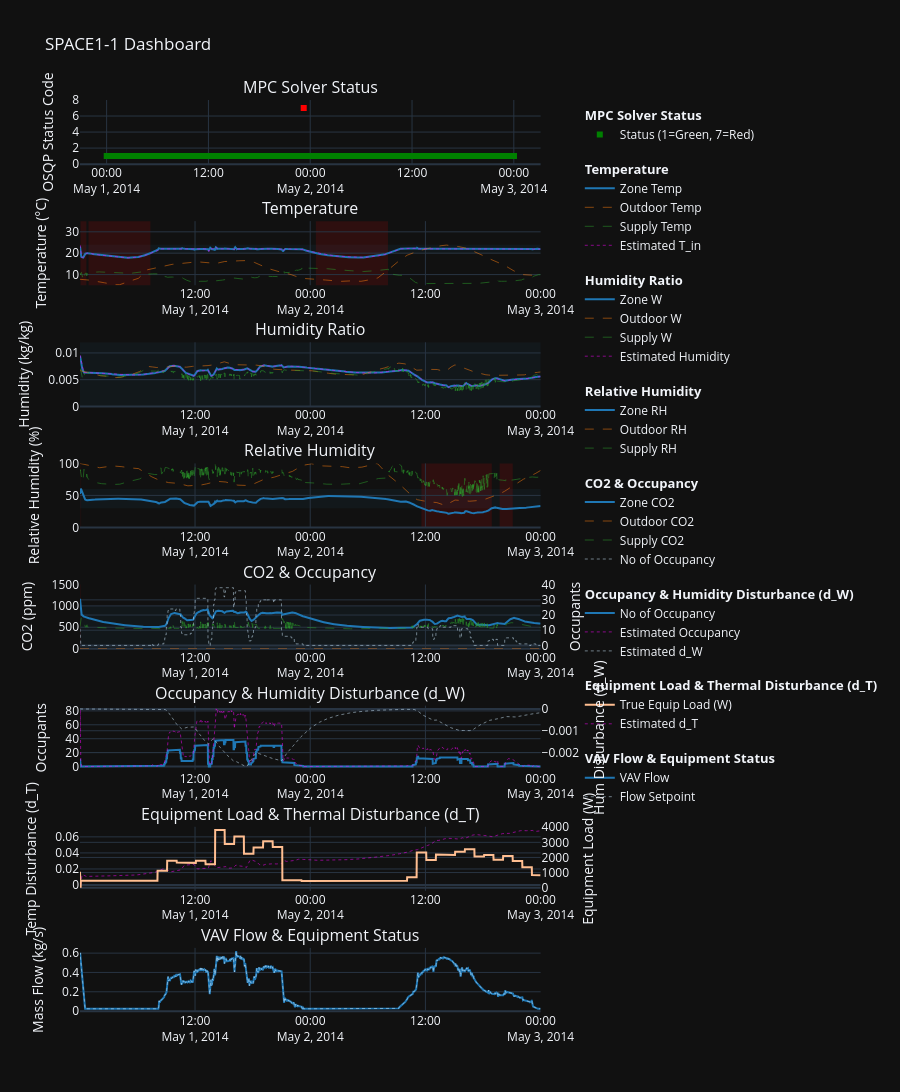

This figure's notebook cell:
### Code cell
# ZONE PLOT
for i in ZONES:
    zone = i

    config = [
        {
            "title": "MPC Solver Status",
            "y_label": "OSQP Status Code",
            "y_range": [0, 8],
            "traces": [
                {
                    "col": f"{zone}_MPC_Status", 
                    "name": "Status (1=Green, 7=Red)",
                    "type": "status",
                    "colorscale": [[0.0, "green"], [0.5, "yellow"], [1.0, "red"]],
                    "cmin": 1,
                    "cmax": 7
                }
            ]
        },
        {
            "title": f"Temperature",
            "y_label": "Temperature (°C)",
            "y_range": [5, 35],
            "expected_range": [20, 24], 
            "eval_col": f"{zone}_Temp_C",   # <--- Added this to trigger red highlights
            "range_color": "rgba(52, 152, 219, 0.05)",
            "expected_label": "Comfort Zone",
            "traces": [
                {"col": f"{zone}_Temp_C", "source": "Zone",    "name": "Zone Temp"},
                {"col": "Out_Temp_C",     "source": "Outside", "name": "Outdoor Temp"},
                {"col": "Fan_Out_Temp_C", "source": "Supply",  "name": "Supply Temp"},
                {"col": f"{zone}_EKF_x_T_in",   "source": "EKF",     "name": "Estimated T_in"},
            ]
        },
        {
            "title": f"Humidity Ratio",
            "y_label": "Humidity (kg/kg)",
            "expected_range": [0, 0.012],
            "eval_col": f"{zone}_W_kg_kg",   # <--- ADDED THIS LINE to trigger red highlight
            "range_color": "rgba(52, 152, 219, 0.05)",
            "expected_label": "Target W Band",
            "traces": [
                {"col": f"{zone}_W_kg_kg", "source": "Zone",    "name": "Zone W"},
                {"col": "Out_W_kg_kg",     "source": "Outside", "name": "Outdoor W"},
                {"col": "Fan_Out_W_kg_kg", "source": "Supply",  "name": "Supply W"},
                {"col": f"{zone}_EKF_x_W_in",   "source": "EKF",     "name": "Estimated Humidity"},
            ]
        },
        {
            "title": f"Relative Humidity",
            "y_label": "Relative Humidity (%)",
            "y_range": [0, 100],
            "expected_range": [30, 60],
            "eval_col": f"{zone}_RH_pct",   # <--- Added this to trigger red highlights
            "range_color": "rgba(52, 152, 219, 0.05)",
            "expected_label": "Target RH Band",
            "traces": [
                {"col": f"{zone}_RH_pct", "source": "Zone",    "name": "Zone RH"},
                {"col": "Out_RH_pct",     "source": "Outside", "name": "Outdoor RH"},
                {"col": "Fan_Out_RH_pct", "source": "Supply",  "name": "Supply RH"},
            ]
        },
        {
            "title": f"CO2 & Occupancy",
            "y_label": "CO2 (ppm)",
            "secondary_y_label": "Occupants",  
            "y_range": [0, 1500],
            "expected_range": [0, 1000],
            "eval_col": f"{zone}_CO2_ppm",  # <--- Added this to trigger red highlights
            "expected_label": "Acceptable CO2",
            "range_color": "rgba(52, 152, 219, 0.05)",
            "traces": [
                {"col": f"{zone}_CO2_ppm", "source": "Zone",    "name": "Zone CO2"},
                {"col": "Out_CO2_ppm",     "source": "Outside", "name": "Outdoor CO2"},
                {"col": "Fan_Out_CO2_ppm", "source": "Supply",  "name": "Supply CO2"},
                {"col": f"{zone}_Occupants", "source": "Setpoint",  "name": "No of Occupancy", "secondary_y": True}, 
            ]
        },
        {
            "title": f"Occupancy & Humidity Disturbance (d_W)",
            "y_label": "Occupants",  
            "secondary_y_label": "Hum Disturbance (d_W)",
            "traces": [
                {"col": f"{zone}_Occupants", "source": "Zone",  "name": "No of Occupancy"}, 
                {"col": f"{zone}_EKF_x_N_occ",  "source": "EKF",     "name": "Estimated Occupancy"},
                {"col": f"{zone}_EKF_x_d_W",    "source": "Setpoint",  "name": "Estimated d_W", "secondary_y": True},
            ]
        },
        {
            "title": "Equipment Load & Thermal Disturbance (d_T)",
            "y_label": "Temp Disturbance (d_T)",
            "secondary_y_label": "Equipment Load (W)",
            "traces": [
                {"col": f"{zone}_EquipLoad_W",  "source": "Other_1",  "name": "True Equip Load (W)", "secondary_y": True},
                {"col": f"{zone}_EKF_x_d_T",    "source": "EKF",     "name": "Estimated d_T"},
            ]
        },
        {
            "title": f"VAV Flow & Equipment Status",
            "y_label": "Mass Flow (kg/s)", 
            "secondary_y_label": "Power (W) / Temp (°C)",
            "traces": [
                {"col": f"{zone}_VAV_Flow_kg_s", "source": "Zone",     "name": "VAV Flow"},
                {"col": f"{zone}_Flow_SP_kg_s",  "source": "Setpoint", "name": "Flow Setpoint"},
            ]
        },
    ]

    fig = build_zone_subplots(df, zone, config)
    fig.show()

### Figure 1 — Plotly figure (JSON) as saved in the notebook; plotly's stock layout.template omitted (floating-point values rounded to 4 significant figures; data arrays with more than 128 entries replaced by an {"elided": "..."} marker saying what was removed)
{"data": [{"legendgroup": "1", "legendgrouptitle": {"text": "<b>MPC Solver Status</b>"}, "marker": {"cmax": 7, "cmin": 1, "color": {"elided": "2880 int values"}, "colorscale": [[0, "green"], [0.5, "yellow"], [1, "red"]], "size": 6, "symbol": "square"}, "mode": "markers", "name": "Status (1=Green, 7=Red)", "type": "scatter", "x": {"elided": "2880 str values"}, "xaxis": "x", "y": {"elided": "2880 int values"}, "yaxis": "y"}, {"legendgroup": "2", "legendgrouptitle": {"text": "<b>Temperature</b>"}, "line": {"color": "#1f77b4", "dash": "solid", "width": 2}, "name": "Zone Temp", "type": "scatter", "x": {"elided": "2880 str values"}, "xaxis": "x2", "y": {"elided": "2880 float values"}, "yaxis": "y3"}, {"legendgroup": "2", "legendgrouptitle": {"text": "<b>Temperature</b>"}, "line": {"color": "#ff7f0e", "dash": "dash", "width": 0.5}, "name": "Outdoor Temp", "type": "scatter", "x": {"elided": "2880 str values"}, "xaxis": "x2", "y": {"elided": "2880 float values"}, "yaxis": "y3"}, {"legendgroup": "2", "legendgrouptitle": {"text": "<b>Temperature</b>"}, "line": {"color": "#2ca02c", "dash": "dash", "width": 0.5}, "name": "Supply Temp", "type": "scatter", "x": {"elided": "2880 str values"}, "xaxis": "x2", "y": {"elided": "2880 float values"}, "yaxis": "y3"}, {"legendgroup": "2", "legendgrouptitle": {"text": "<b>Temperature</b>"}, "line": {"color": "#FF00FF", "dash": "dot", "width": 0.5}, "name": "Estimated T_in", "type": "scatter", "x": {"elided": "2880 str values"}, "xaxis": "x2", "y": {"elided": "2880 float values"}, "yaxis": "y3"}, {"legendgroup": "3", "legendgrouptitle": {"text": "<b>Humidity Ratio</b>"}, "line": {"color": "#1f77b4", "dash": "solid", "width": 2}, "name": "Zone W", "type": "scatter", "x": {"elided": "2880 str values"}, "xaxis": "x3", "y": {"elided": "2880 float values"}, "yaxis": "y5"}, {"legendgroup": "3", "legendgrouptitle": {"text": "<b>Humidity Ratio</b>"}, "line": {"color": "#ff7f0e", "dash": "dash", "width": 0.5}, "name": "Outdoor W", "type": "scatter", "x": {"elided": "2880 str values"}, "xaxis": "x3", "y": {"elided": "2880 float values"}, "yaxis": "y5"}, {"legendgroup": "3", "legendgrouptitle": {"text": "<b>Humidity Ratio</b>"}, "line": {"color": "#2ca02c", "dash": "dash", "width": 0.5}, "name": "Supply W", "type": "scatter", "x": {"elided": "2880 str values"}, "xaxis": "x3", "y": {"elided": "2880 float values"}, "yaxis": "y5"}, {"legendgroup": "3", "legendgrouptitle": {"text": "<b>Humidity Ratio</b>"}, "line": {"color": "#FF00FF", "dash": "dot", "width": 0.5}, "name": "Estimated Humidity", "type": "scatter", "x": {"elided": "2880 str values"}, "xaxis": "x3", "y": {"elided": "2880 float values"}, "yaxis": "y5"}, {"legendgroup": "4", "legendgrouptitle": {"text": "<b>Relative Humidity</b>"}, "line": {"color": "#1f77b4", "dash": "solid", "width": 2}, "name": "Zone RH", "type": "scatter", "x": {"elided": "2880 str values"}, "xaxis": "x4", "y": {"elided": "2880 float values"}, "yaxis": "y7"}, {"legendgroup": "4", "legendgrouptitle": {"text": "<b>Relative Humidity</b>"}, "line": {"color": "#ff7f0e", "dash": "dash", "width": 0.5}, "name": "Outdoor RH", "type": "scatter", "x": {"elided": "2880 str values"}, "xaxis": "x4", "y": {"elided": "2880 float values"}, "yaxis": "y7"}, {"legendgroup": "4", "legendgrouptitle": {"text": "<b>Relative Humidity</b>"}, "line": {"color": "#2ca02c", "dash": "dash", "width": 0.5}, "name": "Supply RH", "type": "scatter", "x": {"elided": "2880 str values"}, "xaxis": "x4", "y": {"elided": "2880 float values"}, "yaxis": "y7"}, {"legendgroup": "5", "legendgrouptitle": {"text": "<b>CO2 & Occupancy</b>"}, "line": {"color": "#1f77b4", "dash": "solid", "width": 2}, "name": "Zone CO2", "type": "scatter", "x": {"elided": "2880 str values"}, "xaxis": "x5", "y": {"elided": "2880 float values"}, "yaxis": "y9"}, {"legendgroup": "5", "legendgrouptitle": {"text": "<b>CO2 & Occupancy</b>"}, "line": {"color": "#ff7f0e", "dash": "dash", "width": 0.5}, "name": "Outdoor CO2", "type": "scatter", "x": {"elided": "2880 str values"}, "xaxis": "x5", "y": {"elided": "2880 float values"}, "yaxis": "y9"}, {"legendgroup": "5", "legendgrouptitle": {"text": "<b>CO2 & Occupancy</b>"}, "line": {"color": "#2ca02c", "dash": "dash", "width": 0.5}, "name": "Supply CO2", "type": "scatter", "x": {"elided": "2880 str values"}, "xaxis": "x5", "y": {"elided": "2880 float values"}, "yaxis": "y9"}, {"legendgroup": "5", "legendgrouptitle": {"text": "<b>CO2 & Occupancy</b>"}, "line": {"color": "#CFEBFF", "dash": "dot", "width": 0.5}, "name": "No of Occupancy", "type": "scatter", "x": {"elided": "2880 str values"}, "xaxis": "x5", "y": {"elided": "2880 float values"}, "yaxis": "y10"}, {"legendgroup": "6", "legendgrouptitle": {"text": "<b>Occupancy & Humidity Disturbance (d_W)</b>"}, "line": {"color": "#1f77b4", "dash": "solid", "width": 2}, "name": "No of Occupancy", "type": "scatter", "x": {"elided": "2880 str values"}, "xaxis": "x6", "y": {"elided": "2880 float values"}, "yaxis": "y11"}, {"legendgroup": "6", "legendgrouptitle": {"text": "<b>Occupancy & Humidity Disturbance (d_W)</b>"}, "line": {"color": "#FF00FF", "dash": "dot", "width": 0.5}, "name": "Estimated Occupancy", "type": "scatter", "x": {"elided": "2880 str values"}, "xaxis": "x6", "y": {"elided": "2880 float values"}, "yaxis": "y11"}, {"legendgroup": "6", "legendgrouptitle": {"text": "<b>Occupancy & Humidity Disturbance (d_W)</b>"}, "line": {"color": "#CFEBFF", "dash": "dot", "width": 0.5}, "name": "Estimated d_W", "type": "scatter", "x": {"elided": "2880 str values"}, "xaxis": "x6", "y": {"elided": "2880 float values"}, "yaxis": "y12"}, {"legendgroup": "7", "legendgrouptitle": {"text": "<b>Equipment Load & Thermal Disturbance (d_T)</b>"}, "line": {"color": "#FFBE91", "dash": "solid", "width": 2}, "name": "True Equip Load (W)", "type": "scatter", "x": {"elided": "2880 str values"}, "xaxis": "x7", "y": {"elided": "2880 float values"}, "yaxis": "y14"}, {"legendgroup": "7", "legendgrouptitle": {"text": "<b>Equipment Load & Thermal Disturbance (d_T)</b>"}, "line": {"color": "#FF00FF", "dash": "dot", "width": 0.5}, "name": "Estimated d_T", "type": "scatter", "x": {"elided": "2880 str values"}, "xaxis": "x7", "y": {"elided": "2880 float values"}, "yaxis": "y13"}, {"legendgroup": "8", "legendgrouptitle": {"text": "<b>VAV Flow & Equipment Status</b>"}, "line": {"color": "#1f77b4", "dash": "solid", "width": 2}, "name": "VAV Flow", "type": "scatter", "x": {"elided": "2880 str values"}, "xaxis": "x8", "y": {"elided": "2880 float values"}, "yaxis": "y15"}, {"legendgroup": "8", "legendgrouptitle": {"text": "<b>VAV Flow & Equipment Status</b>"}, "line": {"color": "#CFEBFF", "dash": "dot", "width": 0.5}, "name": "Flow Setpoint", "type": "scatter", "x": {"elided": "2880 str values"}, "xaxis": "x8", "y": {"elided": "2880 float values"}, "yaxis": "y15"}], "layout": {"annotations": [{"font": {"size": 16}, "showarrow": false, "text": "MPC Solver Status", "x": 0.47, "xanchor": "center", "xref": "paper", "y": 1, "yanchor": "bottom", "yref": "paper"}, {"font": {"size": 16}, "showarrow": false, "text": "Temperature", "x": 0.47, "xanchor": "center", "xref": "paper", "y": 0.8672, "yanchor": "bottom", "yref": "paper"}, {"font": {"size": 16}, "showarrow": false, "text": "Humidity Ratio", "x": 0.47, "xanchor": "center", "xref": "paper", "y": 0.7344, "yanchor": "bottom", "yref": "paper"}, {"font": {"size": 16}, "showarrow": false, "text": "Relative Humidity", "x": 0.47, "xanchor": "center", "xref": "paper", "y": 0.6016, "yanchor": "bottom", "yref": "paper"}, {"font": {"size": 16}, "showarrow": false, "text": "CO2 & Occupancy", "x": 0.47, "xanchor": "center", "xref": "paper", "y": 0.4688, "yanchor": "bottom", "yref": "paper"}, {"font": {"size": 16}, "showarrow": false, "text": "Occupancy & Humidity Disturbance (d_W)", "x": 0.47, "xanchor": "center", "xref": "paper", "y": 0.3359, "yanchor": "bottom", "yref": "paper"}, {"font": {"size": 16}, "showarrow": false, "text": "Equipment Load & Thermal Disturbance (d_T)", "x": 0.47, "xanchor": "center", "xref": "paper", "y": 0.2031, "yanchor": "bottom", "yref": "paper"}, {"font": {"size": 16}, "showarrow": false, "text": "VAV Flow & Equipment Status", "x": 0.47, "xanchor": "center", "xref": "paper", "y": 0.07031, "yanchor": "bottom", "yref": "paper"}], "height": 2000, "hovermode": "x unified", "legend": {"groupclick": "toggleitem", "tracegroupgap": 15}, "margin": {"r": 150}, "shapes": [{"fillcolor": "rgba(52, 152, 219, 0.05)", "layer": "below", "line": {"width": 0}, "type": "rect", "x0": 0, "x1": 1, "xref": "x2 domain", "y0": 20, "y1": 24, "yref": "y3"}, {"fillcolor": "rgba(255, 0, 0, 0.12)", "layer": "below", "line": {"width": 0}, "type": "rect", "x0": "2014-05-01T00:04:00", "x1": "2014-05-01T00:41:00", "xref": "x2", "y0": 0, "y1": 1, "yref": "y3 domain"}, {"fillcolor": "rgba(255, 0, 0, 0.12)", "layer": "below", "line": {"width": 0}, "type": "rect", "x0": "2014-05-01T00:54:00", "x1": "2014-05-01T07:21:00", "xref": "x2", "y0": 0, "y1": 1, "yref": "y3 domain"}, {"fillcolor": "rgba(255, 0, 0, 0.12)", "layer": "below", "line": {"width": 0}, "type": "rect", "x0": "2014-05-02T00:35:00", "x1": "2014-05-02T08:06:00", "xref": "x2", "y0": 0, "y1": 1, "yref": "y3 domain"}, {"fillcolor": "rgba(52, 152, 219, 0.05)", "layer": "below", "line": {"width": 0}, "type": "rect", "x0": 0, "x1": 1, "xref": "x3 domain", "y0": 0, "y1": 0.012, "yref": "y5"}, {"fillcolor": "rgba(52, 152, 219, 0.05)", "layer": "below", "line": {"width": 0}, "type": "rect", "x0": 0, "x1": 1, "xref": "x4 domain", "y0": 30, "y1": 60, "yref": "y7"}, {"fillcolor": "rgba(255, 0, 0, 0.12)", "layer": "below", "line": {"width": 0}, "type": "rect", "x0": "2014-05-01T00:05:00", "x1": "2014-05-01T00:08:00", "xref": "x4", "y0": 0, "y1": 1, "yref": "y7 domain"}, {"fillcolor": "rgba(255, 0, 0, 0.12)", "layer": "below", "line": {"width": 0}, "type": "rect", "x0": "2014-05-02T11:35:00", "x1": "2014-05-02T18:55:00", "xref": "x4", "y0": 0, "y1": 1, "yref": "y7 domain"}, {"fillcolor": "rgba(255, 0, 0, 0.12)", "layer": "below", "line": {"width": 0}, "type": "rect", "x0": "2014-05-02T19:44:00", "x1": "2014-05-02T21:06:00", "xref": "x4", "y0": 0, "y1": 1, "yref": "y7 domain"}, {"fillcolor": "rgba(52, 152, 219, 0.05)", "layer": "below", "line": {"width": 0}, "type": "rect", "x0": 0, "x1": 1, "xref": "x5 domain", "y0": 0, "y1": 1000, "yref": "y9"}, {"fillcolor": "rgba(255, 0, 0, 0.12)", "layer": "below", "line": {"width": 0}, "type": "rect", "x0": "2014-05-01T00:01:00", "x1": "2014-05-01T00:04:00", "xref": "x5", "y0": 0, "y1": 1, "yref": "y9 domain"}], "showlegend": true, "title": {"text": "SPACE1-1 Dashboard"}, "xaxis": {"anchor": "y", "domain": [0, 0.94]}, "xaxis2": {"anchor": "y3", "domain": [0, 0.94]}, "xaxis3": {"anchor": "y5", "domain": [0, 0.94]}, "xaxis4": {"anchor": "y7", "domain": [0, 0.94]}, "xaxis5": {"anchor": "y9", "domain": [0, 0.94]}, "xaxis6": {"anchor": "y11", "domain": [0, 0.94]}, "xaxis7": {"anchor": "y13", "domain": [0, 0.94]}, "xaxis8": {"anchor": "y15", "domain": [0, 0.94]}, "yaxis": {"anchor": "x", "domain": [0.9297, 1], "range": [0, 8], "title": {"text": "OSQP Status Code"}}, "yaxis10": {"anchor": "x5", "overlaying": "y9", "side": "right", "title": {"text": "Occupants"}}, "yaxis11": {"anchor": "x6", "domain": [0.2656, 0.3359], "title": {"text": "Occupants"}}, "yaxis12": {"anchor": "x6", "overlaying": "y11", "side": "right", "title": {"text": "Hum Disturbance (d_W)"}}, "yaxis13": {"anchor": "x7", "domain": [0.1328, 0.2031], "title": {"text": "Temp Disturbance (d_T)"}}, "yaxis14": {"anchor": "x7", "overlaying": "y13", "side": "right", "title": {"text": "Equipment Load (W)"}}, "yaxis15": {"anchor": "x8", "domain": [0, 0.07031], "title": {"text": "Mass Flow (kg/s)"}}, "yaxis16": {"anchor": "x8", "overlaying": "y15", "side": "right", "title": {"text": "Power (W) / Temp (°C)"}}, "yaxis2": {"anchor": "x", "overlaying": "y", "side": "right"}, "yaxis3": {"anchor": "x2", "domain": [0.7969, 0.8672], "range": [5, 35], "title": {"text": "Temperature (°C)"}}, "yaxis4": {"anchor": "x2", "overlaying": "y3", "side": "right"}, "yaxis5": {"anchor": "x3", "domain": [0.6641, 0.7344], "title": {"text": "Humidity (kg/kg)"}}, "yaxis6": {"anchor": "x3", "overlaying": "y5", "side": "right"}, "yaxis7": {"anchor": "x4", "domain": [0.5312, 0.6016], "range": [0, 100], "title": {"text": "Relative Humidity (%)"}}, "yaxis8": {"anchor": "x4", "overlaying": "y7", "side": "right"}, "yaxis9": {"anchor": "x5", "domain": [0.3984, 0.4688], "range": [0, 1500], "title": {"text": "CO2 (ppm)"}}}}
